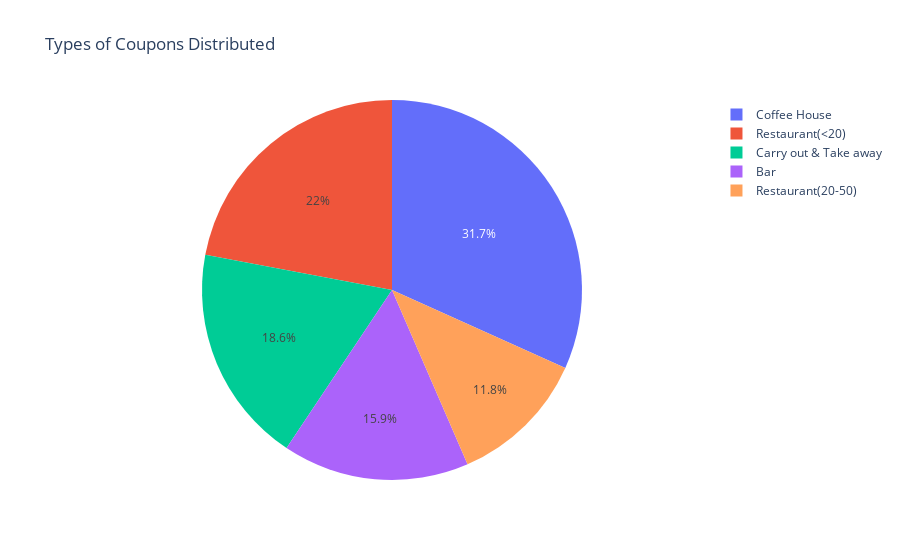

Write notebook code for a chart like this one.
### Markdown cell above
## Part 1: Statistics of Coupon Types
- We begin by characterizing how some important variables relate to all coupon types before focusing on a single group

### Code cell
# First, visualize the types of coupons that were distributed and their relative proportions
#    This gives an idea of which coupon type has the largest sample population
#    Due to reasons that will be explained shortly, focus will be on the "Carry out & Take away" coupon group

coupons = ['Bar','Carry out & Take away','Coffee House','Restaurant(20-50)','Restaurant(<20)']
px.pie(data,'coupon',title='Types of Coupons Distributed')

### Figure 1 — Plotly figure (JSON) as saved in the notebook; plotly's stock layout.template omitted (floating-point values rounded to 4 significant figures; data arrays with more than 128 entries replaced by an {"elided": "..."} marker saying what was removed)
{"data": [{"domain": {"x": [0, 1], "y": [0, 1]}, "hovertemplate": "coupon=%{label}<extra></extra>", "labels": {"elided": "12007 str values"}, "legendgroup": "", "name": "", "showlegend": true, "type": "pie"}], "layout": {"autosize": true, "legend": {"tracegroupgap": 0}, "title": {"text": "Types of Coupons Distributed"}}}
